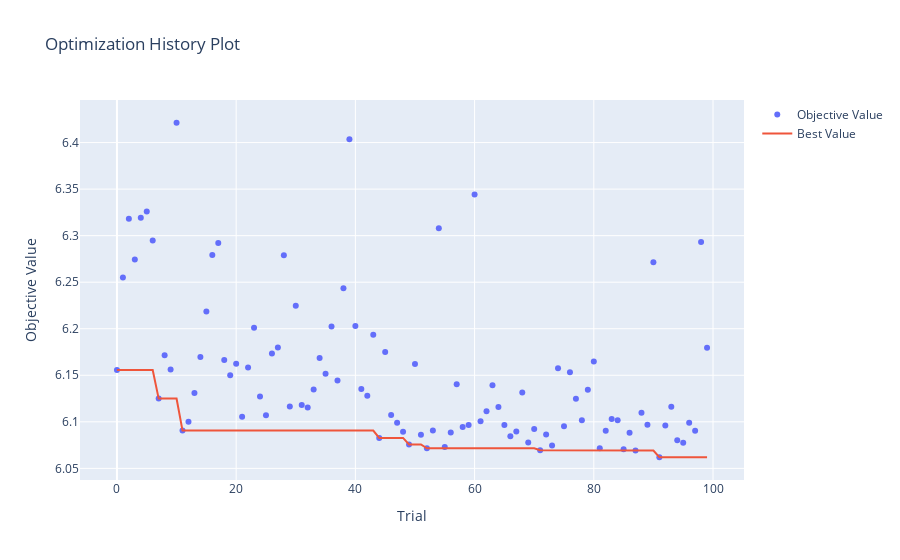

The notebook cell this image was saved under:
### Code cell
# Plot optimization history
optuna.visualization.plot_optimization_history(study)
